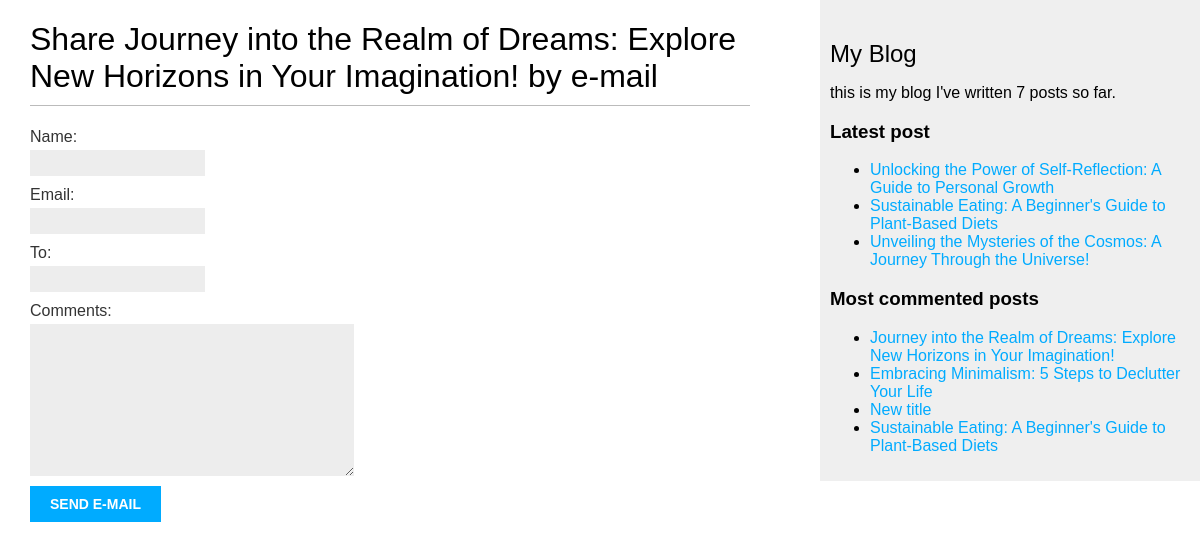
Screenshot of /blog/1/share/ with the database file from the repository.
### blog/models.py (models this page shows, shortened)
class Post(models.Model):
    class Status(models.TextChoices):
        DRAFT = 'DF', 'Draft'
        PUBLISHED = 'PB', 'Published'
    title = models.CharField(max_length=250)
    slug = models.SlugField(max_length=250, unique_for_date='publish')
    author = models.ForeignKey(User,
                               on_delete=models.CASCADE,
                               related_name='blog_posts')
    body = models.TextField()
    publish = models.DateField(default=timezone.now)
    created = models.DateField(auto_now_add=True)
    updated = models.DateField(auto_now=True)
    status = models.CharField(max_length=2,
                              choices=Status.choices,
                              default=Status.DRAFT)
    objects = models.Manager()
    published = PublishedManager()
    tags = TaggableManager()
    class Meta:
        ordering = ['-publish']
        indexes = [
            models.Index(fields=['-publish']),
        ]
    def get_absolute_url(self):
        return reverse('blog:post_detail', args=[self.publish.year,
                                                 self.publish.month,
                                                 self.publish.day,
                                                 self.slug])

### blog/views.py (the view)
# urls.py: path('<int:post_id>/share/', views.post_share, name='post_share'),
def post_share(request, post_id):
    post = get_object_or_404(Post, id=post_id, status=Post.Status.PUBLISHED)
    sent = False
    if request.method == 'POST':
        form = EmailPostForm(request.POST)
        if form.is_valid():
            cd = form.cleaned_data
            post_url = request.build_absolute_uri(post.get_absolute_url())
            subject = f"{cd['name']} recommend you read {post.title}"
            message = f"Read {post.title} at {post_url}\n\n {cd['name']}'s comments: {cd['comments']}"
            send_mail(subject, message, 'sasha.v720@gmail.com', [cd['to']])
            sent = True
    else:
        form = EmailPostForm()
    return render(request, 'blog/post/share.html', {'post': post,
                                                    'form': form,
                                                    'sent': sent})

### blog/forms.py
class EmailPostForm(forms.Form):
    name = forms.CharField(max_length=25)
    email = forms.EmailField()
    to = forms.EmailField()
    comments = forms.CharField(required=False, widget=forms.Textarea)

### blog/models.py (called while the page is built)
    def get_queryset(self):
        return super().get_queryset()\
                        .filter(status=Post.Status.PUBLISHED)

### blog/templatetags/blog_tags.py (called while the page is built)
@register.simple_tag
def total_posts():
    return Post.published.count()

@register.simple_tag
def get_most_commented_posts(count=2):
    return Post.published.annotate(total_comments=Count('comments')).order_by('-total_comments')[::count]

@register.inclusion_tag('blog/post/latest_posts.html')
def show_latest_posts(count=5):
    latest_posts = Post.published.order_by('-publish')[::count]
    return {'latest_posts': latest_posts}

### blog/templates/blog/post/share.html (shortened to what this page needs)
{% extends "blog/base.html" %}
{% block content %}
    {% if sent %}
        <h1>E-mail sent successfully </h1>
        <p>
            "{{ post.title }}" was successfully sent to {{ form.cleaned_data.to }}.
        </p>
    {% else %}
        <h1>Share {{ post.title }} by e-mail</h1>
        <form method="post">
            {{ form.as_p }}
            <input type="submit" value="Send e-mail">
        </form>
    {% endif %}
{% endblock %}

### blog/templates/blog/base.html (shortened to what this page needs)
{% load blog_tags %}
{% load static %}
<!DOCTYPE html>
<html lang="en">
<head>
    <link href="{% static 'css/blog.css' %}" rel="stylesheet">
</head>
<body>
    <div id="content">
        {% block content %}
        {% endblock %}
    </div>
    <div id="sidebar">
        <h2>My Blog</h2>
        <p>
            this is my blog
            I've written {% total_posts %} posts so far.
        </p>
        <h3>Latest post</h3>
        {% show_latest_posts 3 %}
        <h3>Most commented posts</h3>
        {% get_most_commented_posts as most_commented_posts %}
        <ul>
            {% for post in most_commented_posts %}
            <li>
                <a href="{{ post.get_absolute_url }}">{{ post.title }}</a>
            </li>
            {% endfor %}
        </ul>
    </div>
</body>
</html>

### blog/templates/blog/post/latest_posts.html
<ul>
    {% for post in latest_posts %}
    <li>
        <a href="{{ post.get_absolute_url }}">{{ post.title }}</a>
    </li>
    {% endfor %}
</ul>

### blog/static/css/blog.css (style rules this page uses)
body { margin:0; padding:0; font-family:helvetica, sans-serif; }
a { color:#00abff; text-decoration:none; }
h1 { font-weight:normal; border-bottom:1px solid #bbb; padding:0 0 10px 0; }
h2 { font-weight:normal; margin:30px 0 0; }
#content { float:left; width:60%; padding:0 0 0 30px; }
#sidebar { float:right; width:30%; padding:10px; background:#efefef; height:100%; }
label { float:left; clear:both; color:#333; margin-bottom:4px; }
input, textarea { clear:both; float:left; margin:0 0 10px; background:#ededed; border:0; padding:6px 10px; font-size:12px; }
input[type=submit] { font-weight:bold; background:#00abff; color:#fff; padding:10px 20px; font-size:14px; text-transform:uppercase; }

### rows the page displays
Post: title "Journey into the Realm of Dreams: Explore New Horizons in Your Imagination!"
Post: title "Unlocking the Power of Self-Reflection: A Guide to Personal Growth"
Post: title "Sustainable Eating: A Beginner's Guide to Plant-Based Diets"
Post: title "Unveiling the Mysteries of the Cosmos: A Journey Through the Universe!"
Post: title "Embracing Minimalism: 5 Steps to Declutter Your Life"
Post: title "New title"
